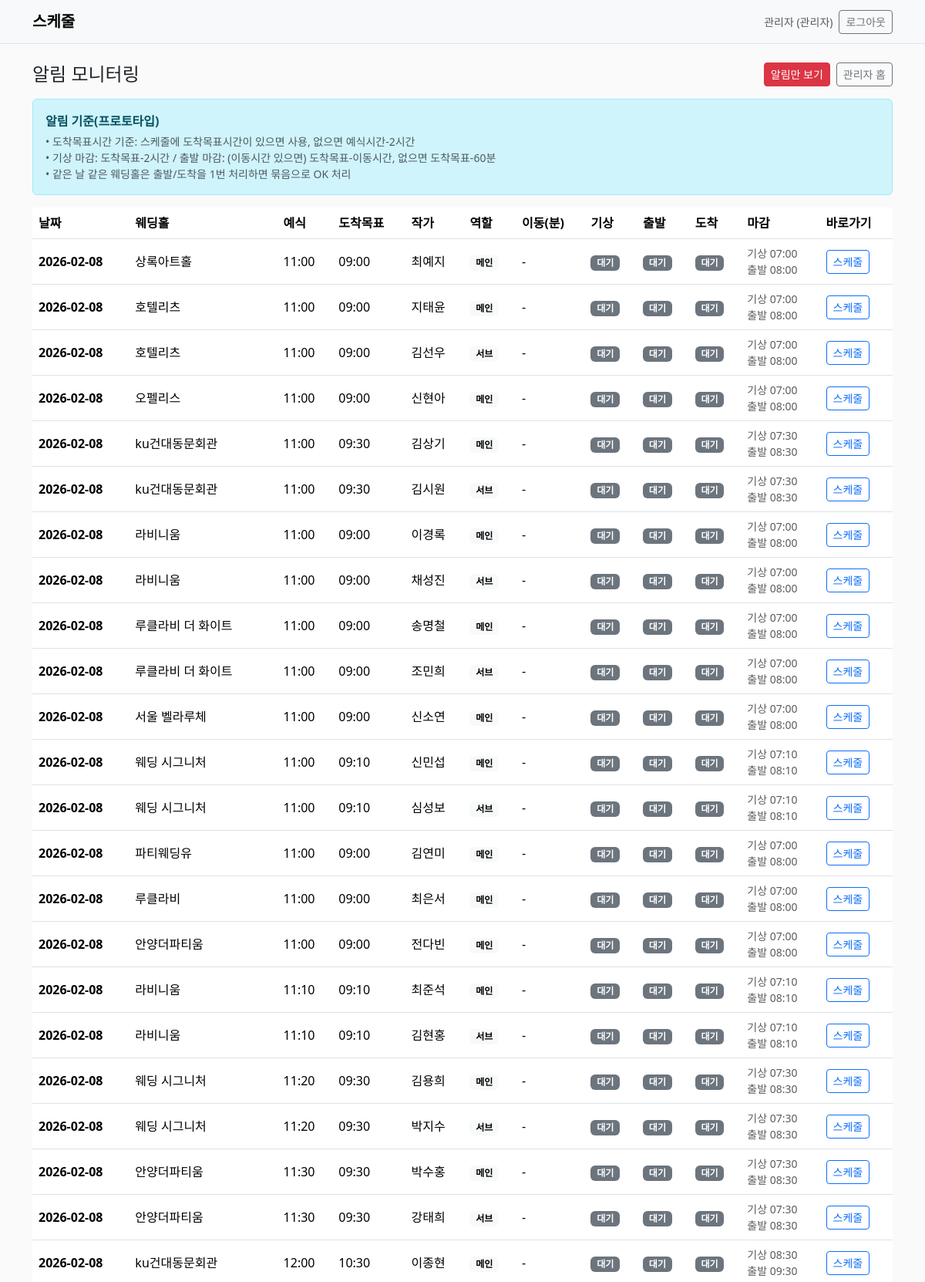
Screenshot of /admin/alerts (signed in, upper part) with the database file from the repository.
### app/models.py (models this page shows)
class Photographer(SQLModel, table=True):
    id: Optional[int] = Field(default=None, primary_key=True)
    name: str = Field(index=True, unique=True)
    phone: Optional[str] = None
    gender: Optional[str] = None  # 남자/여자
    role: Optional[str] = None  # 메인/서브
    address: Optional[str] = None
    region: Optional[str] = None
    has_car: Optional[bool] = None
    start_date: Optional[date] = None
    status: str = Field(default="활성")  # 활성/비활성
    memo: Optional[str] = None
    username: str = Field(index=True, unique=True)
    password_hash: str
    is_admin: bool = Field(default=False)

class Schedule(SQLModel, table=True):
    id: Optional[int] = Field(default=None, primary_key=True)
    wedding_date: date = Field(index=True)
    wedding_time: Optional[time] = None
    shoot_start_time: Optional[time] = None  # 촬영시작시간
    venue: str = Field(index=True)
    venue_address: Optional[str] = None  # 웨딩홀 주소
    couple: Optional[str] = None
    arrival_target_time: Optional[time] = None  # 도착목표시간
    travel_minutes_default: Optional[int] = None  # 이동시간(분) - 수동/기본값
    main_name: Optional[str] = Field(index=True)
    sub_name: Optional[str] = Field(default=None, index=True)
    raw_photographers: Optional[str] = None  # F열 원본
    created_at: datetime = Field(default_factory=datetime.utcnow)

### app/main.py (the view)
@app.get("/admin/alerts", response_class=HTMLResponse)
def admin_alerts(request: Request, session: Session = Depends(get_session)):
    user = get_current_user(request, session)
    if not user or not user.is_admin:
        return RedirectResponse("/login", status_code=302)
    from datetime import datetime, timedelta, date
    now = datetime.now()
    start = date.fromordinal(now.date().toordinal() - 0)
    end = date.fromordinal(now.date().toordinal() + 7)
    schedules = session.exec(
        select(Schedule).where((Schedule.wedding_date >= start) & (Schedule.wedding_date <= end))
        .order_by(Schedule.wedding_date, Schedule.wedding_time)
    ).all()
    rows = []
    for s in schedules:
        for role, name in [("메인", s.main_name), ("서브", s.sub_name)]:
            if not name:
                continue
            p = session.exec(select(Photographer).where(Photographer.name == name)).first()
            p_addr = (p.address or "") if p else ""
            travel_mins = get_cached_route_minutes(session, s, name, p_addr)
            deadlines = compute_deadlines(s, travel_mins)
            arrival_target_dt = deadlines["arrival_target_dt"]
            wake_deadline = deadlines["wake_deadline"]
            depart_deadline = deadlines["depart_deadline"]
            chk = session.exec(select(Checkin).where((Checkin.schedule_id == s.id) & (Checkin.photographer_name == name))).first()
            wake_ok = bool(chk and chk.wake_time)
            depart_ok = bool(chk and chk.depart_time)
            arrive_ok = bool(chk and chk.arrive_time)
            if not arrive_ok:
                other_arr = session.exec(
                    select(Checkin, Schedule).join(Schedule, Schedule.id == Checkin.schedule_id).where(
                        (Checkin.photographer_name == name)
                        & (Schedule.wedding_date == s.wedding_date)
                        & (Schedule.venue == s.venue)
                        & (Checkin.arrive_time.is_not(None))
                    )
                ).first()
                if other_arr:
                    arrive_ok = True
            if not depart_ok:
                other_dep = session.exec(
                    select(Checkin, Schedule).join(Schedule, Schedule.id == Checkin.schedule_id).where(
                        (Checkin.photographer_name == name)
                        & (Schedule.wedding_date == s.wedding_date)
                        & (Schedule.venue == s.venue)
                        & (Checkin.depart_time.is_not(None))
                    )
                ).first()
                if other_dep:
                    depart_ok = True
            wake_overdue = (wake_deadline is not None) and (now >= wake_deadline) and (not wake_ok)
            depart_overdue = (depart_deadline is not None) and (now >= depart_deadline) and (not depart_ok)
            arrive_overdue = (arrival_target_dt is not None) and (now >= arrival_target_dt) and (not arrive_ok)
            rows.append({
                "schedule": s,
                "role": role,
                "name": name,
                "venue_address": s.venue_address,
                "arrival_target_dt": arrival_target_dt,
                "wake_deadline": wake_deadline,
                "depart_deadline": depart_deadline,
                "travel_mins": travel_mins,
                "wake_ok": wake_ok,
                "depart_ok": depart_ok,
                "arrive_ok": arrive_ok,
                "wake_overdue": wake_overdue,
                "depart_overdue": depart_overdue,
                "arrive_overdue": arrive_overdue,
            })
    only = request.query_params.get("only") == "1"
    if only:
        rows = [r for r in rows if (r["wake_overdue"] or r["depart_overdue"] or r["arrive_overdue"])]
    return templates.TemplateResponse("admin_alerts.html", {"request": request, "user": user, "rows": rows, "only": only})

### app/templates/admin_alerts.html
{% extends "base.html" %}
{% block content %}
<div class="d-flex align-items-center justify-content-between mb-3">
  <h4 class="m-0">알림 모니터링</h4>
  <div class="d-flex gap-2">
    {% if only %}
      <a class="btn btn-outline-secondary btn-sm" href="/admin/alerts">전체보기</a>
    {% else %}
      <a class="btn btn-danger btn-sm" href="/admin/alerts?only=1">알림만 보기</a>
    {% endif %}
    <a class="btn btn-outline-secondary btn-sm" href="/admin">관리자 홈</a>
  </div>
</div>
<div class="alert alert-info">
  <div class="fw-semibold mb-1">알림 기준(프로토타입)</div>
  <div class="small text-muted">
    • 도착목표시간 기준: 스케줄에 도착목표시간이 있으면 사용, 없으면 예식시간-2시간<br>
    • 기상 마감: 도착목표-2시간 / 출발 마감: (이동시간 있으면) 도착목표-이동시간, 없으면 도착목표-60분<br>
    • 같은 날 같은 웨딩홀은 출발/도착을 1번 처리하면 묶음으로 OK 처리
  </div>
</div>
<div class="table-responsive">
  <table class="table align-middle">
    <thead>
      <tr class="text-muted">
        <th>날짜</th>
        <th>웨딩홀</th>
        <th>예식</th>
        <th>도착목표</th>
        <th>작가</th>
        <th>역할</th>
        <th>이동(분)</th>
        <th>기상</th>
        <th>출발</th>
        <th>도착</th>
        <th>마감</th>
        <th>바로가기</th>
      </tr>
    </thead>
    <tbody>
      {% for r in rows %}
        {% set s = r.schedule %}
        <tr>
          <td class="fw-semibold">{{ s.wedding_date }}</td>
          <td>{{ s.venue }}</td>
          <td>{{ s.wedding_time.strftime("%H:%M") if s.wedding_time else "-" }}</td>
          <td>{{ r.arrival_target_dt.strftime("%H:%M") if r.arrival_target_dt else "-" }}</td>
          <td>{{ r.name }}</td>
          <td><span class="badge text-bg-light">{{ r.role }}</span></td>
          <td>{{ r.travel_mins if r.travel_mins is not none else "-" }}</td>
          <td>
            {% if r.wake_ok %}
              <span class="badge text-bg-success">완료</span>
            {% elif r.wake_overdue %}
              <span class="badge text-bg-danger">지연</span>
            {% else %}
              <span class="badge text-bg-secondary">대기</span>
            {% endif %}
          </td>
          <td>
            {% if r.depart_ok %}
              <span class="badge text-bg-success">완료</span>
            {% elif r.depart_overdue %}
              <span class="badge text-bg-danger">지연</span>
            {% else %}
              <span class="badge text-bg-secondary">대기</span>
            {% endif %}
          </td>
          <td>
            {% if r.arrive_ok %}
              <span class="badge text-bg-success">완료</span>
            {% elif r.arrive_overdue %}
              <span class="badge text-bg-danger">지연</span>
            {% else %}
              <span class="badge text-bg-secondary">대기</span>
            {% endif %}
          </td>
          <td class="small text-muted">
            기상 {{ r.wake_deadline.strftime("%H:%M") if r.wake_deadline else "-" }}<br>
            출발 {{ r.depart_deadline.strftime("%H:%M") if r.depart_deadline else "-" }}
          </td>
          <td>
            <a class="btn btn-sm btn-outline-primary" href="/admin/schedules/{{ s.id }}/edit">스케줄</a>
          </td>
        </tr>
      {% endfor %}
    </tbody>
  </table>
</div>
{% endblock %}

### app/templates/base.html (shortened to what this page needs)
<!doctype html>
<html lang="ko">
<head>
  <link href="https://cdn.jsdelivr.net/npm/bootstrap@5.3.3/dist/css/bootstrap.min.css" rel="stylesheet">
  <link href="/static/app.css" rel="stylesheet">
</head>
<body>
<nav class="navbar navbar-expand-lg bg-light border-bottom">
  <div class="container">
    <a class="navbar-brand fw-bold" href="/">스케줄</a>
    <div class="ms-auto d-flex gap-2 align-items-center">
      {% if user %}
        <span class="text-muted small">{{ user.name }}{% if user.is_admin %} (관리자){% endif %}</span>
        <form method="post" action="/logout" class="m-0">
          <button class="btn btn-outline-secondary btn-sm">로그아웃</button>
        </form>
      {% endif %}
    </div>
  </div>
</nav>
<main class="container my-4">
  {% block content %}{% endblock %}
</main>
</body>
</html>

### app/static/app.css (style rules this page uses)
body { background: #fafafa; }
.table thead th { font-weight: 600; }

### rows the page displays
Photographer: name "관리자"
Schedule: wedding_date "2026-02-08", venue "상록아트홀", wedding_time "11:00", arrival_target_dt "09:00", name "최예지", role "메인", travel_mins "-", wake_deadline "07:00", depart_deadline "08:00"
Schedule: wedding_date "2026-02-08", venue "호텔리츠", wedding_time "11:00", arrival_target_dt "09:00", name "지태윤", role "메인", travel_mins "-", wake_deadline "07:00", depart_deadline "08:00", name "김선우", role "서브"
Schedule: wedding_date "2026-02-08", venue "오펠리스", wedding_time "11:00", arrival_target_dt "09:00", name "신현아", role "메인", travel_mins "-", wake_deadline "07:00", depart_deadline "08:00"
Schedule: wedding_date "2026-02-08", venue "ku건대동문회관", wedding_time "11:00", arrival_target_dt "09:30", name "김상기", role "메인", travel_mins "-", wake_deadline "07:30", depart_deadline "08:30", name "김시원", role "서브"
Schedule: wedding_date "2026-02-08", venue "라비니움", wedding_time "11:00", arrival_target_dt "09:00", name "이경록", role "메인", travel_mins "-", wake_deadline "07:00", depart_deadline "08:00", name "채성진", role "서브"
Schedule: wedding_date "2026-02-08", venue "루클라비 더 화이트", wedding_time "11:00", arrival_target_dt "09:00", name "송명철", role "메인", travel_mins "-", wake_deadline "07:00", depart_deadline "08:00", name "조민희", role "서브"
Schedule: wedding_date "2026-02-08", venue "서울 벨라루체", wedding_time "11:00", arrival_target_dt "09:00", name "신소연", role "메인", travel_mins "-", wake_deadline "07:00", depart_deadline "08:00"
Schedule: wedding_date "2026-02-08", venue "웨딩 시그니처", wedding_time "11:00", arrival_target_dt "09:10", name "신민섭", role "메인", travel_mins "-", wake_deadline "07:10", depart_deadline "08:10", name "심성보", role "서브"
Schedule: wedding_date "2026-02-08", venue "파티웨딩유", wedding_time "11:00", arrival_target_dt "09:00", name "김연미", role "메인", travel_mins "-", wake_deadline "07:00", depart_deadline "08:00"
Schedule: wedding_date "2026-02-08", venue "루클라비", wedding_time "11:00", arrival_target_dt "09:00", name "최은서", role "메인", travel_mins "-", wake_deadline "07:00", depart_deadline "08:00"
Schedule: wedding_date "2026-02-08", venue "안양더파티움", wedding_time "11:00", arrival_target_dt "09:00", name "전다빈", role "메인", travel_mins "-", wake_deadline "07:00", depart_deadline "08:00"
Schedule: wedding_date "2026-02-08", venue "라비니움", wedding_time "11:10", arrival_target_dt "09:10", name "최준석", role "메인", travel_mins "-", wake_deadline "07:10", depart_deadline "08:10", name "김현홍", role "서브"
Schedule: wedding_date "2026-02-08", venue "웨딩 시그니처", wedding_time "11:20", arrival_target_dt "09:30", name "김용희", role "메인", travel_mins "-", wake_deadline "07:30", depart_deadline "08:30", name "박지수", role "서브"
Schedule: wedding_date "2026-02-08", venue "안양더파티움", wedding_time "11:30", arrival_target_dt "09:30", name "박수홍", role "메인", travel_mins "-", wake_deadline "07:30", depart_deadline "08:30", name "강태희", role "서브"
Schedule: wedding_date "2026-02-08", venue "ku건대동문회관", wedding_time "12:00", arrival_target_dt "10:30", name "이종현", role "메인", travel_mins "-", wake_deadline "08:30", depart_deadline "09:30"
